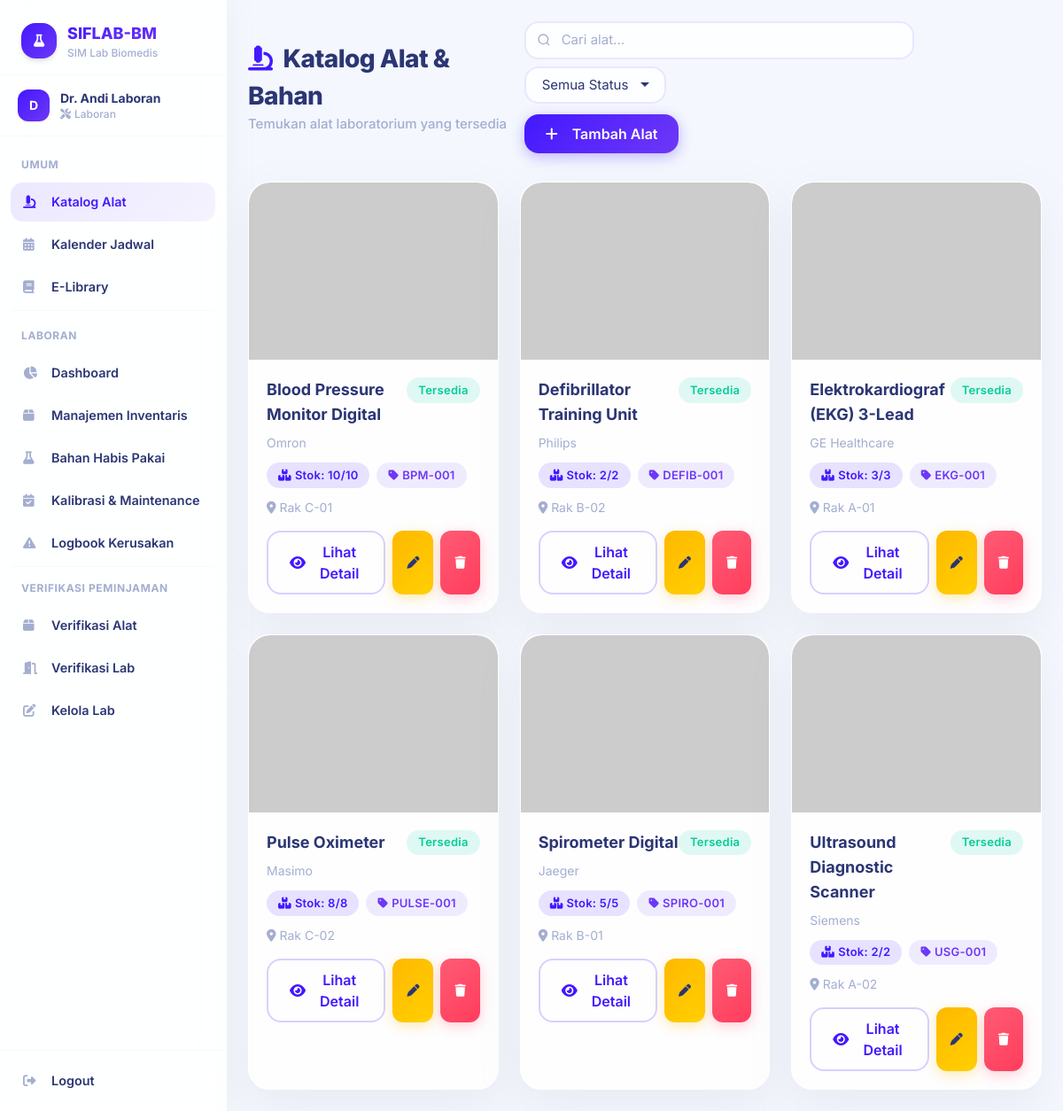
Page /public/katalog.php (signed in) on the committed database.
### tables this page shows
CREATE TABLE IF NOT EXISTS alat (
    id INT AUTO_INCREMENT PRIMARY KEY,
    kode_alat VARCHAR(30) UNIQUE NOT NULL,
    nama_alat VARCHAR(150) NOT NULL,
    merk VARCHAR(100) DEFAULT NULL,
    spesifikasi TEXT,
    lokasi_penyimpanan VARCHAR(100) DEFAULT NULL,
    foto VARCHAR(255) DEFAULT 'default_alat.png',
    stok_total INT NOT NULL DEFAULT 1,
    stok_tersedia INT NOT NULL DEFAULT 1,
    status ENUM('Tersedia','Dipinjam','Rusak','Kalibrasi','Tidak Tersedia') DEFAULT 'Tersedia',
    created_at TIMESTAMP DEFAULT CURRENT_TIMESTAMP,
    updated_at TIMESTAMP DEFAULT CURRENT_TIMESTAMP ON UPDATE CURRENT_TIMESTAMP
);

### config/database.php (called while the page is built, shortened)
<?php
$host = 'localhost';
$dbname = 'simlab';
$username = 'root';
$password = '';
try {
    $pdo = new PDO("mysql:host=$host;dbname=$dbname;charset=utf8mb4", $username, $password);
    $pdo->setAttribute(PDO::ATTR_ERRMODE, PDO::ERRMODE_EXCEPTION);
    $pdo->setAttribute(PDO::ATTR_DEFAULT_FETCH_MODE, PDO::FETCH_ASSOC);
} catch (PDOException $e) {
    die("Koneksi database gagal: " . $e->getMessage());
}
function query($sql, $params = []) {
    global $pdo;
    $stmt = $pdo->prepare($sql);
    $stmt->execute($params);
    return $stmt;
}
function fetchAll($sql, $params = []) {
    return query($sql, $params)->fetchAll();
}

### public/katalog.php (the view, shortened to what this page needs)
<?php
require_once '../config/database.php';
require_once '../config/functions.php';
$base_url = '../';
$search = $_GET['search'] ?? '';
$sql = "SELECT * FROM alat WHERE 1=1";
$params = [];
$sql .= " ORDER BY nama_alat ASC";
$alat_list = fetchAll($sql, $params);
include '../includes/header.php';
?>
<div class="flex flex-col sm:flex-row sm:items-center justify-between gap-4 mb-8">
    <div>
        <h1 class="page-title"><i class="fas fa-microscope text-primary mr-3"></i>Katalog Alat & Bahan</h1>
        <p class="page-subtitle">Temukan alat laboratorium yang tersedia</p>
    </div>
    <div class="flex flex-wrap items-center gap-3">
        <form method="GET" class="flex flex-wrap gap-2 w-full sm:w-auto">
            <input type="text" name="search" class="glass-input !py-2 !pr-3 !pl-10 w-full sm:min-w-[200px]" placeholder="Cari alat..." value="<?= htmlspecialchars($search) ?>" style="background-repeat:no-repeat;background-position:12px center;">
            <select name="filter" class="glass-input !py-2 w-full sm:!w-auto" onchange="this.form.submit()">
                <option value="">Semua Status</option>
            </select>
        </form>
        <?php if (isRole('laboran')): ?>
        <button class="btn-glass btn-glass-primary whitespace-nowrap" onclick="document.getElementById('tambahModal').classList.remove('hidden')"><i class="fas fa-plus mr-2"></i> Tambah Alat</button>
        <?php endif; ?>
    </div>
</div>
<div class="grid gap-6 sm:grid-cols-2 lg:grid-cols-3">
    <?php foreach ($alat_list as $alat): ?>
    <div class="glass-card overflow-hidden">
        <img src="<?= $base_url ?>uploads/foto_alat/<?= $alat['foto'] ?: 'default_alat.png' ?>" class="equipment-img w-full" alt="<?= htmlspecialchars($alat['nama_alat']) ?>"
             onerror="this.src='https://placehold.co/400x200/F4F7FE/A3AED0?text=<?= urlencode($alat['nama_alat']) ?>'">
        <div class="p-5">
            <div class="flex items-start justify-between mb-2">
                <h3 class="font-bold text-lg text-navy"><?= htmlspecialchars($alat['nama_alat']) ?></h3>
                <?= statusBadge($alat['status']) ?>
            </div>
            <p class="text-muted text-sm mb-3"><?= htmlspecialchars($alat['merk'] ?: 'Tanpa merk') ?></p>
            <div class="flex items-center gap-2 mb-3">
                <span class="glass-badge badge-primary"><i class="fas fa-boxes mr-1"></i> Stok: <?= (int)$alat['stok_tersedia'] ?>/<?= (int)$alat['stok_total'] ?></span>
                <span class="glass-badge badge-info"><i class="fas fa-tag mr-1"></i> <?= htmlspecialchars($alat['kode_alat']) ?></span>
            </div>
            <p class="text-sm text-muted flex items-center gap-1 mb-4"><i class="fas fa-map-marker-alt"></i> <?= htmlspecialchars($alat['lokasi_penyimpanan'] ?: 'Tidak tercatat') ?></p>
            <div class="flex gap-2">
                <button onclick="document.getElementById('detailModal<?= $alat['id'] ?>').classList.remove('hidden')" class="btn-glass btn-glass-outline flex-1 text-center justify-center">
                    <i class="fas fa-eye mr-1"></i> Lihat Detail
                </button>
                <?php if (isRole('laboran')): ?>
                <button class="btn-glass btn-glass-warning btn-sm" onclick="document.getElementById('editModal<?= $alat['id'] ?>').classList.remove('hidden')"><i class="fas fa-pen"></i></button>
                <button class="btn-glass btn-glass-danger btn-sm" onclick="confirmHapus(<?= $alat['id'] ?>, '<?= addslashes($alat['nama_alat']) ?>')"><i class="fas fa-trash"></i></button>
                <?php endif; ?>
            </div>
        </div>
    </div>
    <?php endforeach; ?>
</div>
<?php include '../includes/footer.php'; ?>

### includes/header.php (shortened to what this page needs)
<!DOCTYPE html>
<html lang="id">
<head>
    <script src="https://cdn.tailwindcss.com"></script>
    <link rel="stylesheet" href="https://cdnjs.cloudflare.com/ajax/libs/font-awesome/6.5.1/css/all.min.css">
    <link rel="stylesheet" href="https://cdn.jsdelivr.net/npm/fullcalendar@5.11.5/main.min.css">
    <link href="<?= $base_url ?? '../' ?>assets/css/style.css" rel="stylesheet">
</head>
<body class="flex">
<?php if (isLoggedIn()):
$current_page = basename($_SERVER['PHP_SELF']);
function isActive($dir, $page) {
    global $current_dir, $current_page;
    if ($page && $current_page === $page) return true;
    return false;
}
$user_initial = strtoupper(substr($_SESSION['nama_lengkap'] ?? 'U', 0, 1));
$role_class = $_SESSION['role'] === 'mahasiswa' ? 'from-amber-400 to-orange-400' : ($_SESSION['role'] === 'laboran' ? 'from-primary to-secondary' : 'from-secondary to-purple-500');
$role_icon = $_SESSION['role'] === 'mahasiswa' ? 'fa-user-graduate' : ($_SESSION['role'] === 'laboran' ? 'fa-tools' : 'fa-chalkboard-teacher');
?>
<aside id="sidebar" class="fixed lg:sticky top-0 left-0 z-40 h-screen w-64 bg-white/90 backdrop-blur-2xl border-r border-white/50 shadow-[4px_0_30px_rgba(153,153,153,0.08)] flex flex-col transition-all duration-300 -translate-x-full lg:translate-x-0">
    <div class="px-6 pt-6 pb-4 flex items-center gap-3 border-b border-gray-100/50">
        <div class="w-10 h-10 rounded-2xl bg-gradient-to-br from-primary to-secondary flex items-center justify-center shadow-md shrink-0">
            <i class="fas fa-flask text-white text-sm"></i>
        </div>
        <div>
            <a href="<?= $base_url ?? '../' ?>index.php" class="text-lg font-extrabold bg-gradient-to-br from-primary to-secondary bg-clip-text text-transparent">SIFLAB-BM</a>
            <div class="text-xs text-muted font-medium">SIM Lab Biomedis</div>
        </div>
    </div>
    <div class="px-5 py-4 border-b border-gray-100/50 flex items-center gap-3">
        <span class="w-9 h-9 rounded-xl bg-gradient-to-br <?= $role_class ?> text-white flex items-center justify-center text-sm font-bold shadow-sm"><?= $user_initial ?></span>
        <div class="min-w-0">
            <div class="text-sm font-bold text-navy truncate"><?= htmlspecialchars($_SESSION['nama_lengkap'] ?? 'User') ?></div>
            <div class="text-xs text-muted font-medium flex items-center gap-1"><i class="fas <?= $role_icon ?>"></i><?= ucfirst($_SESSION['role']) ?></div>
        </div>
    </div>
    <nav class="flex-1 overflow-y-auto px-3 py-4 space-y-1">
        <div class="text-xs font-bold text-muted uppercase tracking-wider px-3 pb-2 pt-2">Umum</div>
        <a href="<?= $base_url ?? '../' ?>public/katalog.php" class="sidebar-link <?= isActive('public', 'katalog.php') ? 'active' : '' ?>">
            <i class="fas fa-microscope w-5"></i> Katalog Alat
        </a>
        <a href="<?= $base_url ?? '../' ?>public/kalender.php" class="sidebar-link <?= isActive('public', 'kalender.php') ? 'active' : '' ?>">
            <i class="fas fa-calendar-alt w-5"></i> Kalender Jadwal
        </a>
        <a href="<?= $base_url ?? '../' ?>public/e_library.php" class="sidebar-link <?= isActive('public', 'e_library.php') ? 'active' : '' ?>">
            <i class="fas fa-book w-5"></i> E-Library
        </a>
        <?php if (isRole('laboran')): ?>
        <div class="text-xs font-bold text-muted uppercase tracking-wider px-3 pb-2 pt-5 border-t border-gray-100/50 mt-3">Laboran</div>
        <a href="<?= $base_url ?? '../' ?>laboran/dashboard.php" class="sidebar-link <?= isActive('laboran', 'dashboard.php') ? 'active' : '' ?>">
            <i class="fas fa-chart-pie w-5"></i> Dashboard
        </a>
        <a href="<?= $base_url ?? '../' ?>laboran/manajemen_inventaris.php" class="sidebar-link <?= isActive('laboran', 'manajemen_inventaris.php') ? 'active' : '' ?>">
            <i class="fas fa-box w-5"></i> Manajemen Inventaris
        </a>
        <a href="<?= $base_url ?? '../' ?>laboran/manajemen_bahan.php" class="sidebar-link <?= isActive('laboran', 'manajemen_bahan.php') ? 'active' : '' ?>">
            <i class="fas fa-flask w-5"></i> Bahan Habis Pakai
        </a>
        <a href="<?= $base_url ?? '../' ?>laboran/kalibrasi_maintenance.php" class="sidebar-link <?= isActive('laboran', 'kalibrasi_maintenance.php') ? 'active' : '' ?>">
            <i class="fas fa-calendar-check w-5"></i> Kalibrasi & Maintenance
        </a>
        <a href="<?= $base_url ?? '../' ?>laboran/logbook_kerusakan.php" class="sidebar-link <?= isActive('laboran', 'logbook_kerusakan.php') ? 'active' : '' ?>">
            <i class="fas fa-exclamation-triangle w-5"></i> Logbook Kerusakan
        </a>
        <div class="text-xs font-bold text-muted uppercase tracking-wider px-3 pb-2 pt-4 border-t border-gray-100/50 mt-3">Verifikasi Peminjaman</div>
        <a href="<?= $base_url ?? '../' ?>laboran/verifikasi_peminjaman.php" class="sidebar-link <?= isActive('laboran', 'verifikasi_peminjaman.php') ? 'active' : '' ?>">
            <i class="fas fa-box w-5"></i> Verifikasi Alat
        </a>
        <a href="<?= $base_url ?? '../' ?>laboran/verifikasi_peminjaman_lab.php" class="sidebar-link <?= isActive('laboran', 'verifikasi_peminjaman_lab.php') ? 'active' : '' ?>">
            <i class="fas fa-door-open w-5"></i> Verifikasi Lab
        </a>
        <a href="<?= $base_url ?? '../' ?>laboran/manajemen_laboratorium.php" class="sidebar-link <?= isActive('laboran', 'manajemen_laboratorium.php') ? 'active' : '' ?>">
            <i class="fas fa-edit w-5"></i> Kelola Lab
        </a>
        <?php endif; ?>
    </nav>
    <div class="px-3 py-3 border-t border-gray-100/50">
        <a href="<?= $base_url ?? '../' ?>auth/logout.php" class="sidebar-link text-accent hover:bg-red-50/50">
            <i class="fas fa-sign-out-alt w-5"></i> Logout
        </a>
    </div>
</aside>
<main class="flex-1 min-h-screen bg-soft pt-14 lg:pt-0">
    <div class="max-w-7xl mx-auto px-4 sm:px-6 py-6">
<?php else: ?>
<main class="flex-1 min-h-screen bg-soft">
    <div class="max-w-7xl mx-auto px-4 sm:px-6 py-6">
<?php endif; ?>

### config/functions.php (shortened to what this page needs)
<?php
function isLoggedIn() {
    return isset($_SESSION['user_id']);
}
function isRole($role) {
    return isset($_SESSION['role']) && $_SESSION['role'] === $role;
}
function statusBadge($status) {
    $map = [
        'Pending' => 'warning',
        'Approved' => 'success',
        'Rejected' => 'danger',
        'Returned' => 'primary',
        'Overdue' => 'dark',
        'Tersedia' => 'success',
        'Dipinjam' => 'warning',
        'Rusak' => 'danger',
        'Kalibrasi' => 'info',
        'Tidak Tersedia' => 'secondary',
        'Dilaporkan' => 'danger',
        'Ditangani' => 'info',
        'Selesai' => 'success',
        'Disetujui' => 'success',
        'Ditolak' => 'danger',
        'Terjadwal' => 'info',
        'Sedang Berjalan' => 'warning',
    ];
    $color = $map[$status] ?? 'secondary';
    return "<span class=\"glass-badge badge-{$color}\">{$status}</span>";
}

### includes/footer.php (shortened to what this page needs)
<?php if (isLoggedIn()): ?>
    </div>
</main>
<?php else: ?>
    </div>
</main>
<?php endif; ?>
</body>
</html>

### assets/css/style.css (style rules this page uses)
* { margin: 0; padding: 0; box-sizing: border-box; }
body { font-family: 'Inter', -apple-system, BlinkMacSystemFont, sans-serif; background: #F4F7FE; color: #2B3674; min-height: 100vh; }
.glass-card { background: rgba(255, 255, 255, 0.85); backdrop-filter: blur(20px); -webkit-backdrop-filter: blur(20px); border: 1px solid rgba(255, 255, 255, 0.5); border-radius: 24px; box-shadow: 0 20px 50px rgba(153, 153, 153, 0.12); transition: all 0.3s ease; }
.btn-glass { border-radius: 16px; font-weight: 600; padding: 0.625rem 1.5rem; transition: all 0.3s ease; border: none; cursor: pointer; display: inline-flex; align-items: center; gap: 0.5rem; }
.btn-glass-primary { background: linear-gradient(135deg, #4318FF, #6E38F7); color: white; box-shadow: 0 4px 15px rgba(67, 24, 255, 0.3); }
.btn-glass-outline { background: transparent; border: 2px solid rgba(67, 24, 255, 0.2); color: #4318FF; }
.btn-glass-warning { background: linear-gradient(135deg, #FFB800, #FFD000); color: #2B3674; box-shadow: 0 4px 15px rgba(255, 184, 0, 0.3); }
.btn-glass-danger { background: linear-gradient(135deg, #FF5B75, #FF3D5C); color: white; box-shadow: 0 4px 15px rgba(255, 91, 117, 0.3); }
.btn-sm { padding: 0.4rem 1rem; font-size: 0.875rem; border-radius: 12px; }
.glass-input { background: rgba(255, 255, 255, 0.8); border: 2px solid rgba(67, 24, 255, 0.1); border-radius: 16px; padding: 0.75rem 1.125rem; color: #2B3674; font-size: 0.9375rem; transition: all 0.3s; width: 100%; outline: none; }
.glass-input::placeholder { color: #A3AED0; }
select.glass-input { appearance: none; background-repeat: no-repeat; background-position: right 1rem center; padding-right: 2.5rem; }
.glass-badge { display: inline-flex; align-items: center; padding: 0.35em 1em; border-radius: 100px; font-size: 0.8125rem; font-weight: 600; letter-spacing: 0.02em; }
.badge-primary { background: rgba(67, 24, 255, 0.12); color: #4318FF; }
.badge-success { background: rgba(5, 205, 153, 0.12); color: #05CD99; }
.badge-info { background: rgba(67, 24, 255, 0.08); color: #6E38F7; }
.page-title { font-size: 1.75rem; font-weight: 800; color: #2B3674; letter-spacing: -0.02em; }
.page-subtitle { color: #A3AED0; font-weight: 500; font-size: 0.9375rem; }
.equipment-img { height: 200px; object-fit: cover; border-radius: 24px 24px 0 0; }

### includes/header.php (style rules this page uses)
.sidebar-link { display: flex; align-items: center; gap: 0.75rem; padding: 0.7rem 0.875rem; border-radius: 14px; font-size: 0.9rem; font-weight: 600; color: #2B3674; transition: all 0.2s ease; text-decoration: none; }
.sidebar-link.active { background: linear-gradient(135deg, rgba(67,24,255,0.1), rgba(110,56,247,0.06)); color: #4318FF; }
.sidebar-link.active i { color: #4318FF; }
.sidebar-link i { width: 1.25rem; color: #A3AED0; transition: color 0.2s; }

### rows in the picture
alat: nama_alat "Blood Pressure Monitor Digital", status "Tersedia", merk "Omron", stok_tersedia "10", stok_total "10", kode_alat "BPM-001", lokasi_penyimpanan "Rak C-01"
alat: nama_alat "Defibrillator Training Unit", status "Tersedia", merk "Philips", stok_tersedia "2", stok_total "2", kode_alat "DEFIB-001", lokasi_penyimpanan "Rak B-02"
alat: nama_alat "Elektrokardiograf (EKG) 3-Lead", status "Tersedia", merk "GE Healthcare", stok_tersedia "3", stok_total "3", kode_alat "EKG-001", lokasi_penyimpanan "Rak A-01"
alat: nama_alat "Pulse Oximeter", status "Tersedia", merk "Masimo", stok_tersedia "8", stok_total "8", kode_alat "PULSE-001", lokasi_penyimpanan "Rak C-02"
alat: nama_alat "Spirometer Digital", status "Tersedia", merk "Jaeger", stok_tersedia "5", stok_total "5", kode_alat "SPIRO-001", lokasi_penyimpanan "Rak B-01"
alat: nama_alat "Ultrasound Diagnostic Scanner", status "Tersedia", merk "Siemens", stok_tersedia "2", stok_total "2", kode_alat "USG-001", lokasi_penyimpanan "Rak A-02"

### other values in the picture
$user_initial "D"
$_SESSION['nama_lengkap'] "Dr. Andi Laboran"
$_SESSION['role'] "Laboran"
